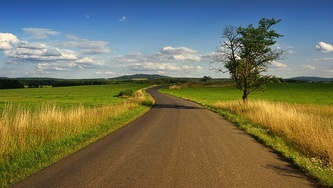
#> input picture Taller 2/ejercicio_1/imagenes_prueba_dom/imagen1.jpg, 333 x 188 px, shrunk from 640 x 360 before the run; its folder holds 4 pictures in this run
$ python dominio.py
#> lines starting #> are read from the running program, lines starting #| are printed output that depends on the picture
import os
import time
from PIL import Image
import multiprocessing

def convertir_a_gris(lista_imagenes, inicio, fin):

    for i in range(inicio, fin):
        ruta_imagen = lista_imagenes[i]
        try:
            imagen = Image.open(ruta_imagen)
            imagen_gris = imagen.convert('L')  # 'L' representa escala de grises
            nombre_archivo, extension = os.path.splitext(ruta_imagen)
            ruta_gris = nombre_archivo + "_gris" + extension
            imagen_gris.save(ruta_gris)
            print(f"Imagen convertida: {ruta_imagen} -> {ruta_gris}")
        except FileNotFoundError:
            print(f"Error: No se encontró la imagen {ruta_imagen}")
        except Exception as e:
            print(f"Error al procesar {ruta_imagen}: {e}")

def procesar_imagenes_paralelo(lista_imagenes):

    #Procesa las imágenes dividiendo manualmente la lista según la cantidad de núcleos

    num_procesos = multiprocessing.cpu_count()
    tamano_porcion = len(lista_imagenes) // num_procesos

    procesos = []

    # 1. Crear y lanzar los procesos
    for i in range(num_procesos):
        # Calcular los índices de la porción correspondiente a este proceso
        inicio_porcion = i * tamano_porcion
        # El último proceso toma hasta el final de la lista para no dejar elementos por fuera
        fin_porcion = (i + 1) * tamano_porcion if i < num_procesos - 1 else len(lista_imagenes)

        # Crear el proceso asignando el rango específico de datos
        p = multiprocessing.Process(target=convertir_a_gris, args=(lista_imagenes, inicio_porcion, fin_porcion))
        procesos.append(p)
        p.start()
#> this loop made 2 passes
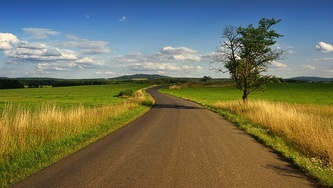
#> input picture Taller 2/ejercicio_1/imagenes_prueba_dom/imagen1.jpg, 333 x 188 px, shrunk from 640 x 360 before the run
#> pass 1, in convertir_a_gris, `imagen_gris = imagen.convert('L')  # 'L' representa escala de grises`:
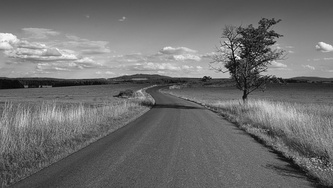
#> imagen_gris: PIL image 333x188 L; min 3, max 248, mean 110.5
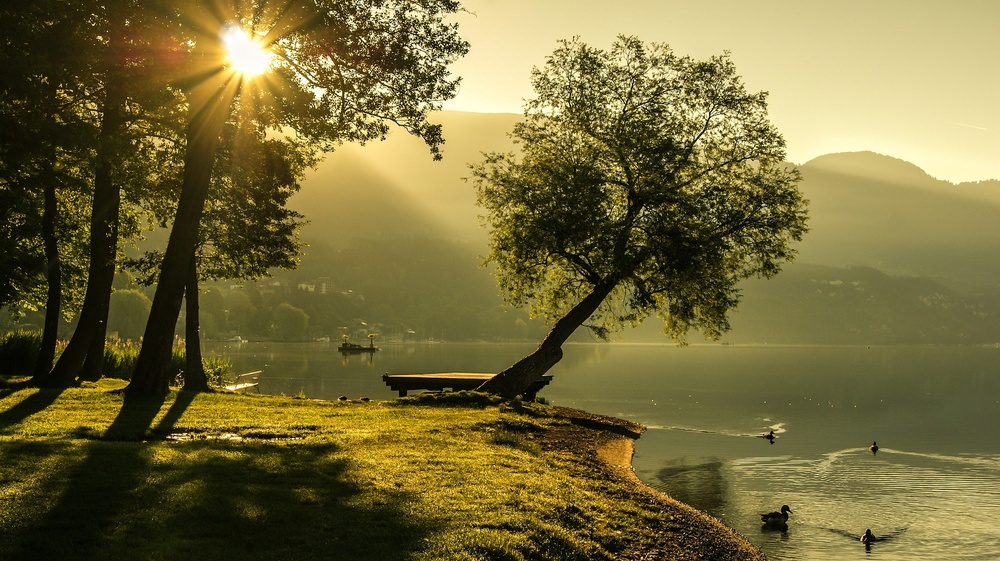
#> input picture Taller 2/ejercicio_1/imagenes_prueba_dom/imagen2.jpg, 1000 x 561 px, shrunk from 1920 x 1077 before the run
#> pass 1, in convertir_a_gris, `imagen_gris = imagen.convert('L')  # 'L' representa escala de grises`:
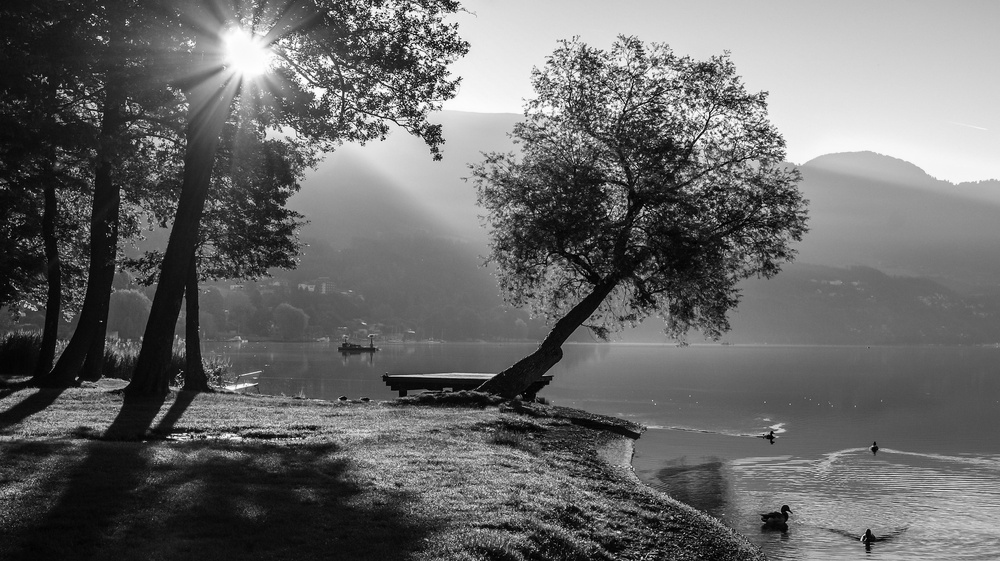
#> imagen_gris: PIL image 1000x561 L; min 0, max 255, mean 104.4
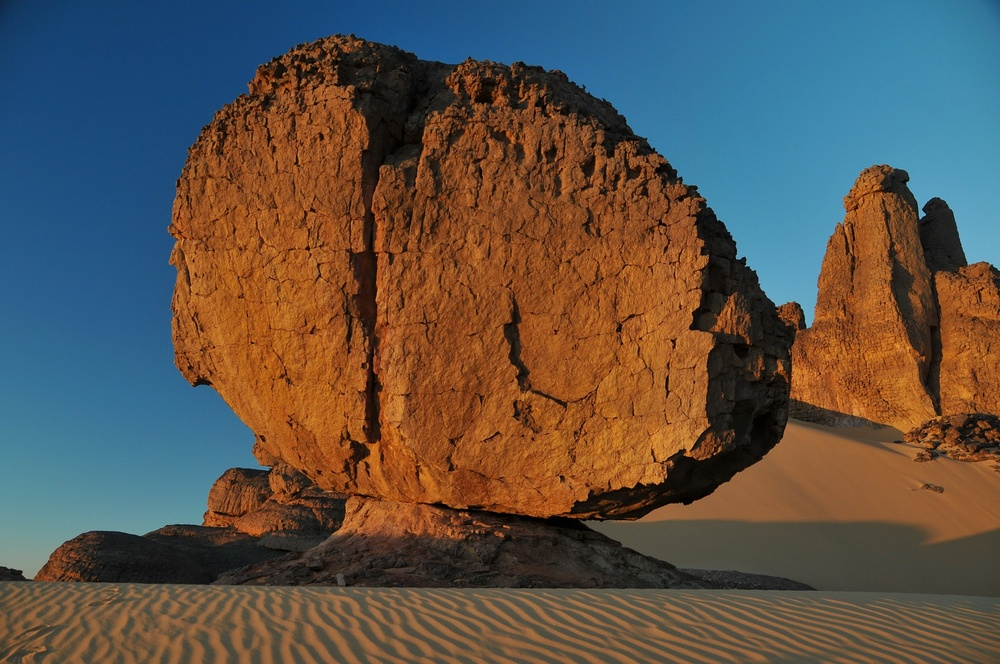
#> input picture Taller 2/ejercicio_1/imagenes_prueba_dom/imagen3.jpg, 1000 x 664 px, shrunk from 1920 x 1275 before the run
#> pass 2, in convertir_a_gris (call 2), `imagen_gris = imagen.convert('L')  # 'L' representa escala de grises`:
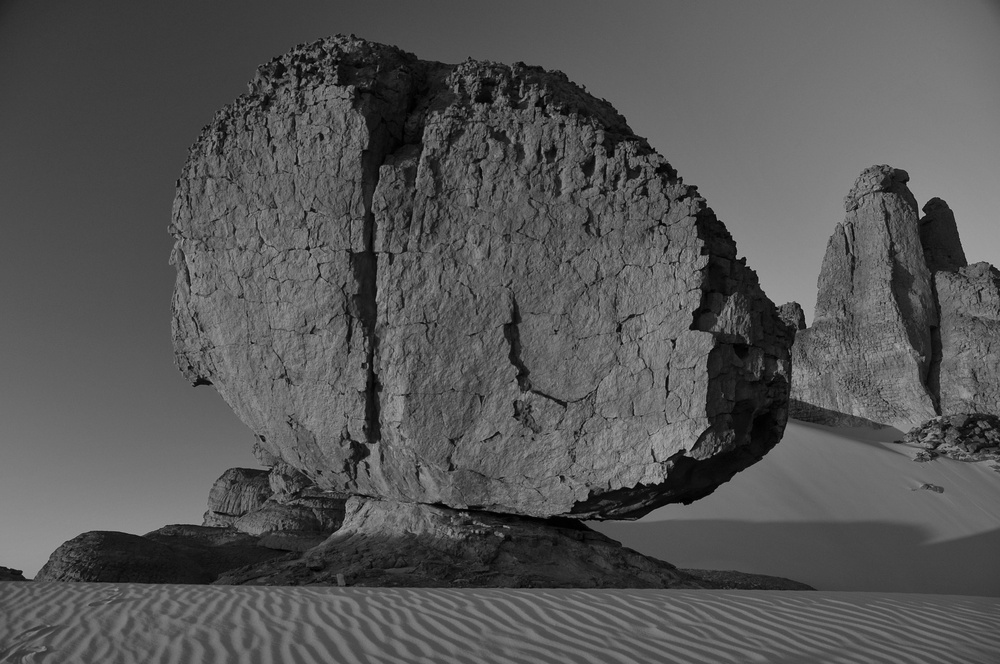
#> imagen_gris: PIL image 1000x664 L; min 0, max 181, mean 85.4
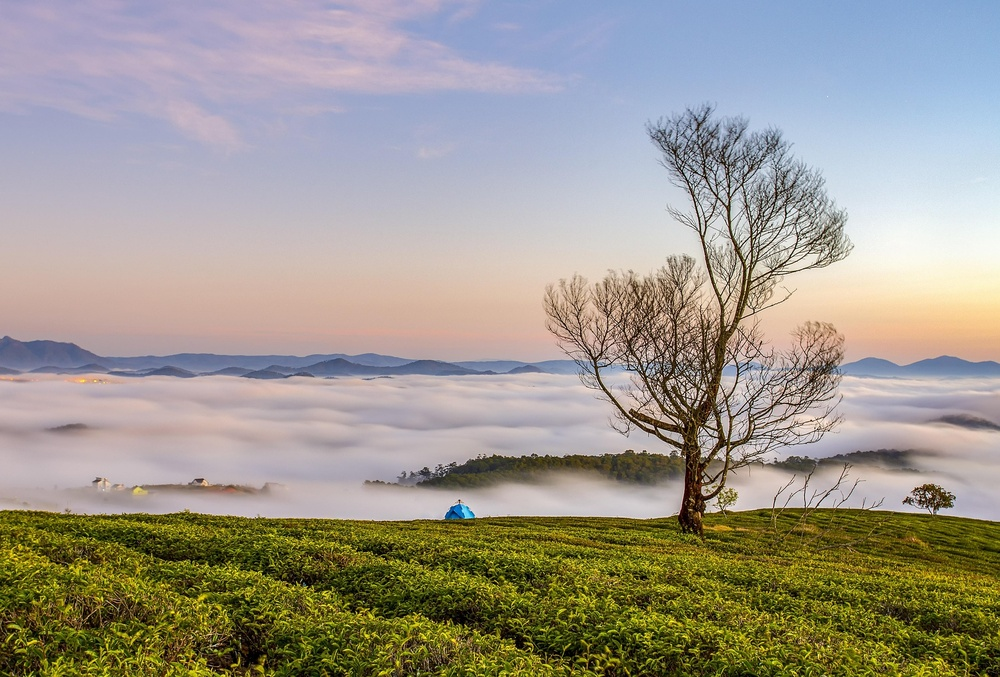
#> input picture Taller 2/ejercicio_1/imagenes_prueba_dom/imagen4.jpg, 1000 x 677 px, shrunk from 1920 x 1299 before the run
#> pass 2, in convertir_a_gris (call 2), `imagen_gris = imagen.convert('L')  # 'L' representa escala de grises`:
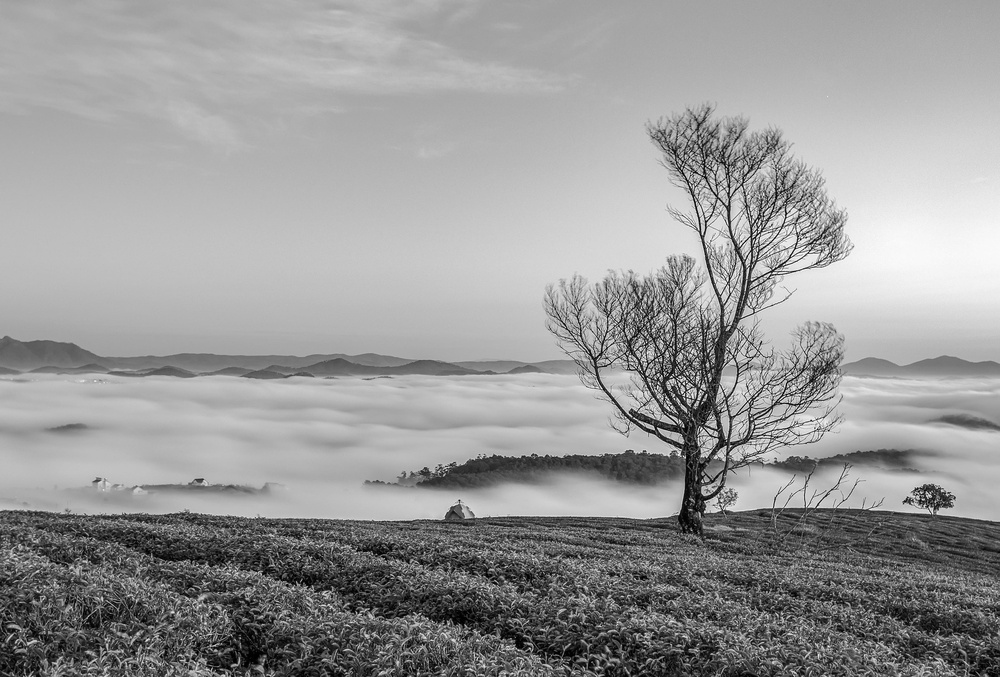
#> imagen_gris: PIL image 1000x677 L; min 0, max 255, mean 153

    # 2. Esperar a que todos los procesos terminen
    for p in procesos:
        p.join()


if __name__ == '__main__':
    directorio_imagenes = "imagenes_prueba_dom"  # Reemplaza con el nombre de tu directorio
    lista_imagenes = [
        os.path.join(directorio_imagenes, f)
        for f in os.listdir(directorio_imagenes)
        if os.path.isfile(os.path.join(directorio_imagenes, f))
    ]
    inicio = time.time()
    procesar_imagenes_paralelo(lista_imagenes)
    fin = time.time()
    print(f"Tiempo total de procesamiento paralelo: {fin - inicio:.2f} segundos")
